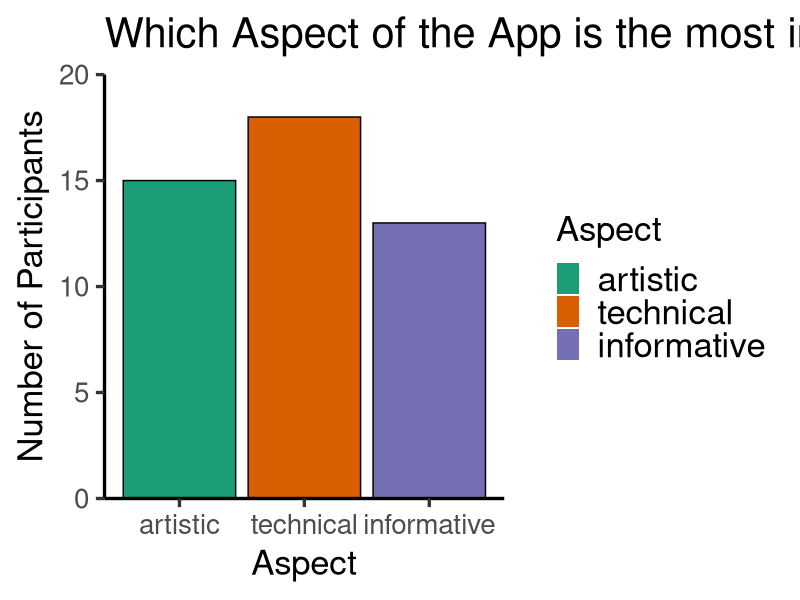
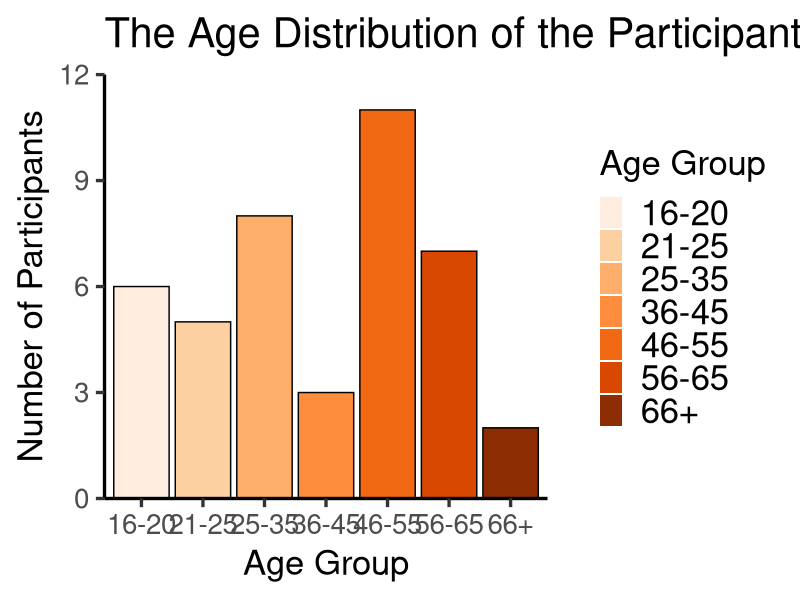
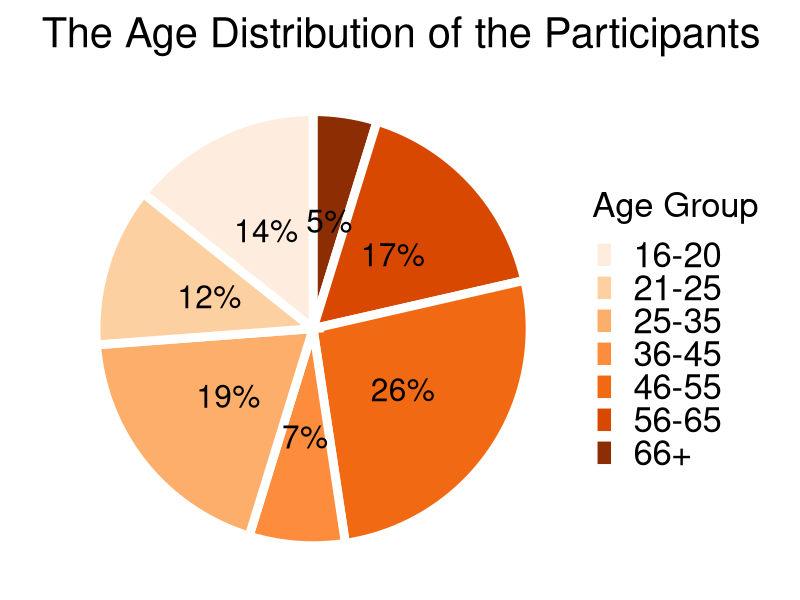
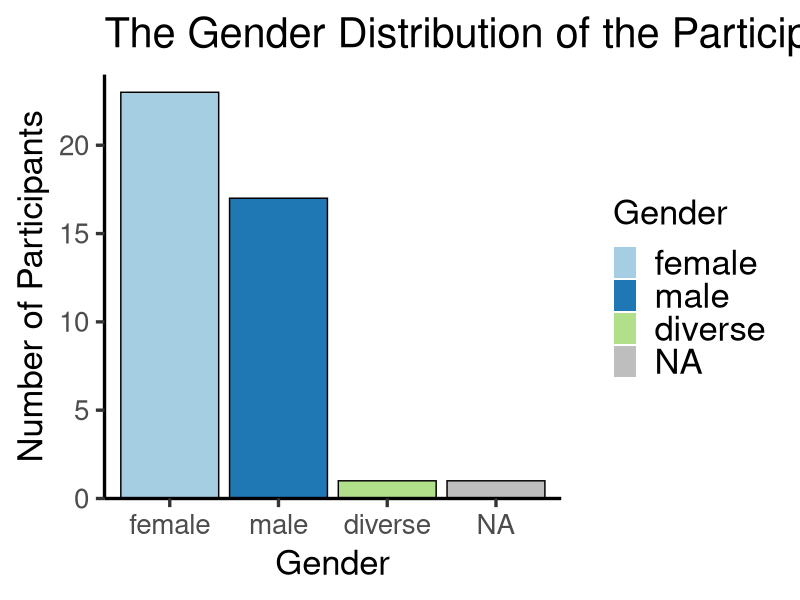
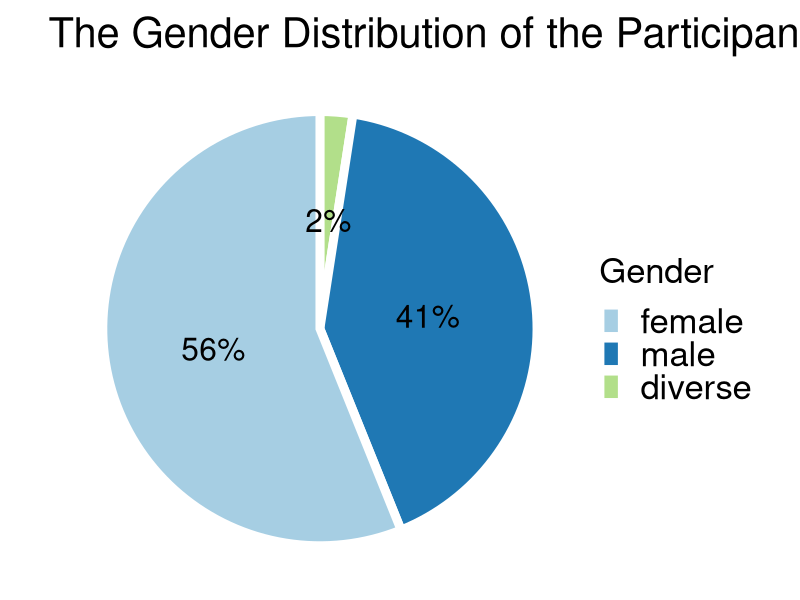
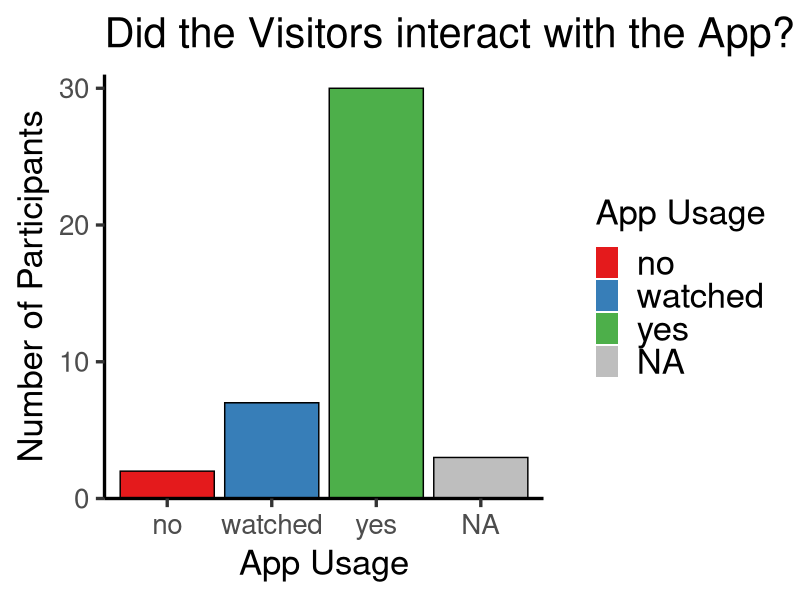
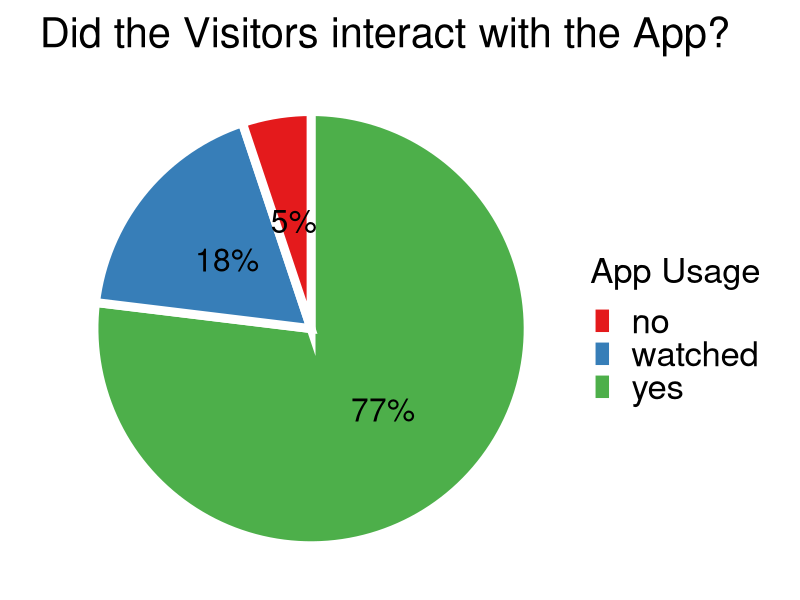
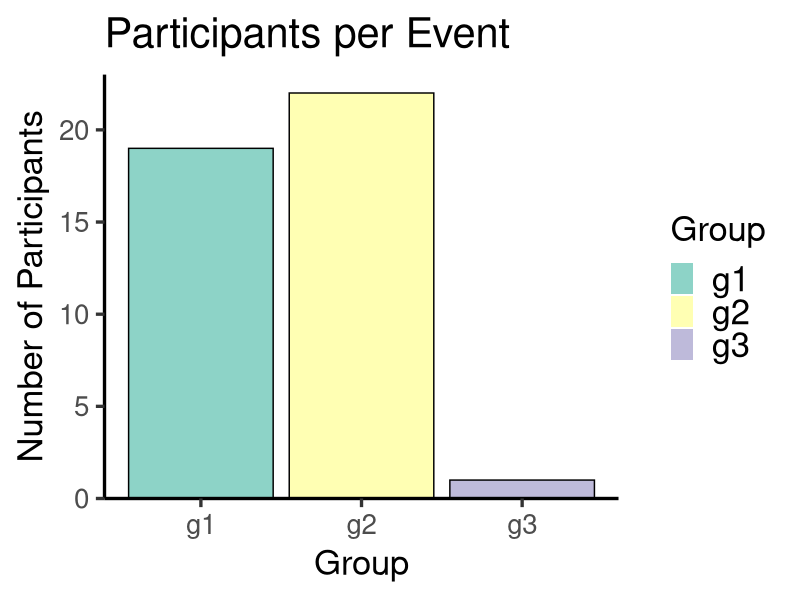

Generate these figures, in order, with R: (Note: this script raises an error after producing the figures.)
# library(forcats) #factors
library(plyr) #revalue
library(dplyr) #mutate, case_when
# library(lattice) #plotting
library(ggplot2) #plotting
library(reshape2) #melt
library(corrplot)
library(MASS) #plotr
library(nnet) #multinom
library(RColorBrewer) #more color scales
library(scales)#percent

########################################################
################# reading in data ######################
########################################################

#anglisized
#usability answers deleted with app usage no
#nr 38 deleted, too less answeres, only 4/27
#last two feedback questions deleted
#categoriezed history questions
data_orig <- read.csv(file ="data/data_cleaned.csv", 
                      na.strings = "NA")

########################################################
################# data wrangling  ######################
########################################################

#reorder gender
data_orig$a2 <- factor(data_orig$a2, levels=c("female", "male", "diverse"))
data_orig$a1 <- as.factor(data_orig$a1)
data_orig$a3 <- as.factor(data_orig$a3)

#reverse b1 and b6
b1_fac <- revalue(as.factor(data_orig$b1), c("1" = "5", "2" = "4", "3" = "3", "4" = "2", "5" = "1"))
data_orig$b1 <- as.numeric(as.character(b1_fac))
b6_fac <- revalue(as.factor(data_orig$b6), c("1" = "5", "2" = "4", "3" = "3", "4" = "2", "5" = "1"))
data_orig$b6 <- as.numeric(as.character(b6_fac))

# Paket mit %>% pipeline
# data <- data %>% mutate(q3=factor(....), q1=factor(....)) %>% mutate(x1=q1+q3) 

#extract checked aspect (multiple were possible)
data_orig <- mutate(data_orig, aspect_t=case_when(data_orig$i5 %in% c("t", "kt", "ti", "kti") ~ TRUE,
                                                         is.na(data_orig$i5) ~ NA,
                                                         TRUE ~ FALSE))
data_orig <- mutate(data_orig, aspect_a=case_when(data_orig$i5 %in% c("k", "kt", "ki", "kti") ~ TRUE,
                                                         is.na(data_orig$i5) ~ NA,
                                                         TRUE ~ FALSE))
data_orig <- mutate(data_orig, aspect_i=case_when(data_orig$i5 %in% c("i", "ti", "ki", "kti") ~ TRUE,
                                                         is.na(data_orig$i5) ~ NA,
                                                         TRUE ~ FALSE))

#extract correctness of open questions
data_orig <- mutate(data_orig, q1=factor(factor(case_when(data_orig$w7 %in% c("Fuß, Leisten", "Holzfuß", "Schuh, Leisten") ~ "correct",
                                                          data_orig$w7 %in% c("Leisten") ~ "special",
                                                          is.na(data_orig$w7) ~ NA_character_,
                                                          TRUE ~ "wrong")), levels = c("wrong", "correct", "special"), ordered=TRUE))
data_orig <- mutate(data_orig, q2=factor(factor(case_when(data_orig$w8 %in% c("Töchter", "trauernde Angehörige, Töchter", "Tochter") ~ "correct",
                                                          data_orig$w8 %in% c("Chiton, Tochter", "heiratsfähige Frau", "junge Frau, Tochter") ~ "special",
                                                          is.na(data_orig$w8) ~ NA_character_,
                                                          TRUE ~ "wrong")), levels = c("wrong", "correct", "special"), ordered=TRUE))
data_orig <- mutate(data_orig, q3=factor(factor(case_when(data_orig$w9 %in% c("Xanthippos") ~ "correct",
                                                          data_orig$w9 %in% c("Xanthippos, blondes Pferd", "Xanthos Hippos") ~ "special",
                                                          is.na(data_orig$w9) ~ NA_character_,
                                                          TRUE ~ "wrong")), levels = c("wrong", "correct", "special"), ordered=TRUE))

#extract sum of correct or better answered questions
sum_correct <- rowSums(data_orig[c("q1", "q2", "q3")] == "correct") + rowSums(data_orig[c("q1", "q2", "q3")] == "special")
sum_correct[is.na(sum_correct)] <- 0
data_orig <- mutate(data_orig, q_sum=factor(sum_correct, ordered = TRUE))
table(data_orig$q_sum)

#correct highlight question
#most people answered something even though they didn't use Info Screen
data_orig$w5[data_orig$w1==1] <- 1
data_orig$w5[data_orig$w1==2] <- 1
data_orig$w5[data_orig$w1==3] <- 1

#extract scores of question groups
integration_data <- data_orig[,(15:18)]
integration_data <- integration_data %>% rowwise() %>% mutate(Avg=mean(c(i1, i2, i3, i4), na.rm=T))
integration_score <- mean(integration_data$Avg, na.rm=T)
data_orig <- mutate(data_orig, score_i=integration_data$Avg)

usability_data <- data_orig[,(20:25)]
usability_data <- usability_data %>% rowwise() %>% mutate(Avg=mean(c(b1, b2, b3, b4, b5, b6), na.rm=T))
usability_score <- mean(usability_data$Avg, na.rm=T)
data_orig <- mutate(data_orig, score_u=usability_data$Avg)

knowledge_data <- data_orig[,(6:10)]
knowledge_data <- knowledge_data %>% rowwise() %>% mutate(Avg=mean(c(w1, w2, w3, w4, w5), na.rm=T))
knowledge_score <- mean(knowledge_data$Avg, na.rm=T)
data_orig <- mutate(data_orig, score_k=knowledge_data$Avg)

#overview of the original data
summary(data_orig)
integration_score
usability_score
knowledge_score

#extract numerical data
data_num <- subset(data_orig, select = c(-a2, -a3, -w7, -w8, -w9, -i5, -group, -aspect_t,
                                         -aspect_a, -aspect_i, -q1, -q2, -q3))
data_num$q_sum <- as.numeric(data_num$q_sum)
data_num$a1 <- case_when(data_num$a1 %in% c("16-20") ~ 18,
                                 data_num$a1 %in% c("21-25") ~ 23,
                                 data_num$a1 %in% c("25-35") ~ 30,
                                 data_num$a1 %in% c("36-45") ~ 40,
                                 data_num$a1 %in% c("46-55") ~ 50,
                                 data_num$a1 %in% c("56-65") ~ 60,
                                 data_num$a1 %in% c("66+") ~ 70)


#create ordered factors from numerical data with different abstractions
data_cut3 <- data_orig
data_cut3$a4 <- cut(data_cut3$a4, c(0,3,5), right = FALSE, labels = c("rarely or never", "often or sometimes"), ordered_result = TRUE)
data_cut3$a5 <- cut(data_cut3$a5, c(0,3,5), right = FALSE, labels = c("rarely or never", "often or sometimes"), ordered_result = TRUE)
data_cut3$w1 <- cut(data_cut3$w1, c(0,3,4,6), right = FALSE, labels = c("no", "neutral", "yes"), ordered_result = TRUE)
data_cut3$w2 <- cut(data_cut3$w2, c(0,3,4,6), right = FALSE, labels = c("no", "neutral", "yes"), ordered_result = TRUE)
data_cut3$w3 <- cut(data_cut3$w3, c(0,3,4,6), right = FALSE, labels = c("no", "neutral", "yes"), ordered_result = TRUE)
data_cut3$w4 <- cut(data_cut3$w4, c(0,3,4,6), right = FALSE, labels = c("no", "neutral", "yes"), ordered_result = TRUE)
data_cut3$w5 <- cut(data_cut3$w5, c(0,3,4,6), right = FALSE, labels = c("no", "neutral", "yes"), ordered_result = TRUE)
data_cut3$w6 <- cut(data_cut3$w6, c(0,3,4,6), right = FALSE, labels = c("no", "neutral", "yes"), ordered_result = TRUE)
data_cut3$i1 <- cut(data_cut3$i1, c(0,3,4,6), right = FALSE, labels = c("negative", "neutral", "positive"), ordered_result = TRUE)
data_cut3$i2 <- cut(data_cut3$i2, c(0,3,4,6), right = FALSE, labels = c("negative", "neutral", "positive"), ordered_result = TRUE)
data_cut3$i3 <- cut(data_cut3$i3, c(0,3,4,6), right = FALSE, labels = c("negative", "neutral", "positive"), ordered_result = TRUE)
data_cut3$i4 <- cut(data_cut3$i4, c(0,3,4,6), right = FALSE, labels = c("negative", "neutral", "positive"), ordered_result = TRUE)
data_cut3$b1 <- cut(data_cut3$b1, c(0,3,4,6), right = FALSE, labels = c("difficult", "neutral", "easy"), ordered_result = TRUE)
data_cut3$b2 <- cut(data_cut3$b2, c(0,3,4,6), right = FALSE, labels = c("difficult", "neutral", "easy"), ordered_result = TRUE)
data_cut3$b3 <- cut(data_cut3$b3, c(0,3,4,6), right = FALSE, labels = c("difficult", "neutral", "easy"), ordered_result = TRUE)
data_cut3$b4 <- cut(data_cut3$b4, c(0,3,4,6), right = FALSE, labels = c("difficult", "neutral", "easy"), ordered_result = TRUE)
data_cut3$b5 <- cut(data_cut3$b5, c(0,3,4,6), right = FALSE, labels = c("difficult", "neutral", "easy"), ordered_result = TRUE)
data_cut3$b6 <- cut(data_cut3$b6, c(0,3,4,6), right = FALSE, labels = c("difficult", "neutral", "easy"), ordered_result = TRUE)
summary(data_cut3)


data_cut5 <- data_orig
data_cut5$a4 <- cut(data_cut5$a4, c(0,2,3,4,5), right = FALSE, labels = c("never", "rarely", "sometimes", "often"), ordered_result = TRUE)
data_cut5$a5 <- cut(data_cut5$a5, c(0,2,3,4,5), right = FALSE, labels = c("never", "rarely", "sometimes", "often"), ordered_result = TRUE)
data_cut5$w1 <- cut(data_cut5$w1, c(0,2,3,4,5,6), right = FALSE, labels = c("no", "not_really", "neutral", "rather_yes", "yes"), ordered_result = TRUE)
data_cut5$w2 <- cut(data_cut5$w2, c(0,2,3,4,5,6), right = FALSE, labels = c("no", "not_really", "neutral", "rather_yes", "yes"), ordered_result = TRUE)
data_cut5$w3 <- cut(data_cut5$w3, c(0,2,3,4,5,6), right = FALSE, labels = c("no", "not_really", "neutral", "rather_yes", "yes"), ordered_result = TRUE)
data_cut5$w4 <- cut(data_cut5$w4, c(0,2,3,4,5,6), right = FALSE, labels = c("no", "not_really", "neutral", "rather_yes", "yes"), ordered_result = TRUE)
data_cut5$w5 <- cut(data_cut5$w5, c(0,2,3,4,5,6), right = FALSE, labels = c("no", "not_really", "neutral", "rather_yes", "yes"), ordered_result = TRUE)
data_cut5$w6 <- cut(data_cut5$w6, c(0,2,3,4,5,6), right = FALSE, labels = c("no", "not_really", "neutral", "rather_yes", "yes"), ordered_result = TRUE)
data_cut5$i1 <- cut(data_cut5$i1, c(0,2,3,4,5,6), right = FALSE, labels = c("negative", "rather_negative", "neutral", "rather_positive", "positive"), ordered_result = TRUE)
data_cut5$i2 <- cut(data_cut5$i2, c(0,2,3,4,5,6), right = FALSE, labels = c("negative", "rather_negative", "neutral", "rather_positive", "positive"), ordered_result = TRUE)
data_cut5$i3 <- cut(data_cut5$i3, c(0,2,3,4,5,6), right = FALSE, labels = c("negative", "rather_negative", "neutral", "rather_positive", "positive"), ordered_result = TRUE)
data_cut5$i4 <- cut(data_cut5$i4, c(0,2,3,4,5,6), right = FALSE, labels = c("negative", "rather_negative", "neutral", "rather_positive", "positive"), ordered_result = TRUE)
data_cut5$b1 <- cut(data_cut5$b1, c(0,2,3,4,5,6), right = FALSE, labels = c("difficult", "rather_difficult", "neutral", "rather_easy", "easy"), ordered_result = TRUE)
data_cut5$b2 <- cut(data_cut5$b2, c(0,2,3,4,5,6), right = FALSE, labels = c("difficult", "rather_difficult", "neutral", "rather_easy", "easy"), ordered_result = TRUE)
data_cut5$b3 <- cut(data_cut5$b3, c(0,2,3,4,5,6), right = FALSE, labels = c("difficult", "rather_difficult", "neutral", "rather_easy", "easy"), ordered_result = TRUE)
data_cut5$b4 <- cut(data_cut5$b4, c(0,2,3,4,5,6), right = FALSE, labels = c("difficult", "rather_difficult", "neutral", "rather_easy", "easy"), ordered_result = TRUE)
data_cut5$b5 <- cut(data_cut5$b5, c(0,2,3,4,5,6), right = FALSE, labels = c("difficult", "rather_difficult", "neutral", "rather_easy", "easy"), ordered_result = TRUE)
data_cut5$b6 <- cut(data_cut5$b6, c(0,2,3,4,5,6), right = FALSE, labels = c("difficult", "rather_difficult", "neutral", "rather_easy", "easy"), ordered_result = TRUE)
summary(data_cut5)

age_ordered <- factor(data_cut5$a1, ordered = TRUE, levels = levels(data_cut5$a1))
summary(age_ordered)
mode(age_ordered)
quantile(age_ordered, 0.25, type=1)
quantile(age_ordered, 0.5, type=1)
quantile(age_ordered, 0.75, type=1)
IQR(age_ordered)

#extract count of votes per aspect
aspect_a <- table(data_orig$aspect_a)["TRUE"]
aspect_t <- table(data_orig$aspect_t)["TRUE"]
aspect_i <- table(data_orig$aspect_i)["TRUE"]
aspect_data <- data.frame(
  aspect = factor(c("artistic","technical", "informative"),
                  levels=c("artistic","technical", "informative")),
  aspect_count = c(aspect_a, aspect_t, aspect_i)
)
summary(aspect_data)
print(aspect_data)

################################################
################# Functions ####################
################################################

#plot a multiple factors as separate barplot and piechart
plot_simple <- function(data, indices, longnames, titles, legend_names, palette) {
  for (i in seq(length(indices))) {
    idx <- indices[i]
    #barplot
    ggplot(data, aes(x=data[,idx], fill = data[,idx])) +
      scale_y_continuous(expand = c(0,0), limits = c(0, range(table(data[,idx]))[2]+1)) +
      geom_bar() +
      geom_bar(color="black", show.legend = FALSE) +
      theme_classic(base_size = img_size) +
      theme(legend.text=element_text(size=rel(1))) +
      xlab(longnames[idx]) +
      ylab("Number of Participants") +
      ggtitle(titles[i]) +
      scale_fill_brewer(name = legend_names[i], na.value="grey",
                        drop = FALSE, palette = palette[i]) +
      scale_x_discrete(drop=FALSE)
    ggsave(paste0(img_path, "dataplot_", idx, "_", longnames[idx], ".png"),
           width = img_width, height = img_height, dpi = img_dpi)
    
    #pie chart
    df<-data.frame(table(data[,idx]))
    df <- df %>%  mutate(prop = Freq / sum(Freq) * 100)
    df <- df %>%  mutate(prop_perc = percent(prop/100, 1))
    df <- df %>%  arrange(desc(Var1)) %>% mutate(ypos = cumsum(prop) - 0.5*prop)
    df <- df %>%  mutate(al = ifelse(prop == 0, 0, 1))
    ggplot(df, aes(x="",y=prop,fill=Var1)) +
      geom_bar(width = 1, stat="identity", color = "white", size = 3) +
      coord_polar("y", start=0) +
      theme_void(base_size = img_size) +
      theme(legend.text=element_text(size=rel(1))) +
      geom_text(aes(y = ypos, label = prop_perc), color = "black", size = img_textsize) +
      xlab(longnames[idx]) +
      ylab("Number of Participants") +
      ggtitle(titles[i]) +
      scale_fill_brewer(name = legend_names[i], na.value="grey",
                        drop = FALSE, palette = palette[i])
    ggsave(paste0(img_path, "piechart_", idx, "_", longnames[idx], ".png"),
           width = img_width, height = img_height, dpi = img_dpi)
  }
}

#plots multiple factors in one plot with separate side by side bars per level
plot_multiple <- function(data, col_names_vec, filename, legend_name, sort_vec, ...) {
  # get data as table
  data_table <- table(col(data), as.matrix(data), exclude=NULL)
  # combine them into a data frame
  data_frame <- data.frame(cbind(data_table), col_names_vec)
  data_frame <- data_frame[,sort_vec]
  print(data_frame)
  # melt the data frame for plotting
  data_frame_m <- melt(data_frame, id.vars='col_names_vec')
  data_frame_m$col_names_vec <- factor(data_frame_m$col_names_vec, levels = col_names_vec)
  data_frame_m$variable <- factor(data_frame_m$variable, levels=c(levels(data[,1]), c("NA")))
  # plot the data
  ggplot(data_frame_m, aes(x = col_names_vec, y = value)) +   
    scale_y_continuous(expand = c(0,0), limits = c(0, range(data_table)[2]+1)) +
    geom_bar(aes(fill = variable), position = "dodge", stat="identity") +
    geom_bar(aes(fill = variable), position = "dodge", stat="identity", color="black", show.legend = FALSE) +
    theme_classic(base_size=img_size) +
    labs(...) +
    theme(legend.text=element_text(size=rel(1))) +
    scale_fill_viridis_d(na.value="grey", name=legend_name)
  ggsave(paste0(img_path, filename, ".png"),
         width=img_width, height=img_height, dpi=img_dpi)
}

#plots two factors against each other normalizing the columns
plot_dependent_bar_fill <- function(data, i, j, legend_name, palette, ...){
  if(palette == "Viridis"){
    ggplot(data) +
      geom_bar(aes(x=data[,i], fill=data[,j]), position = "fill") +
      geom_bar(aes(x=data[,i], fill=data[,j]), position = "fill", color="black", show.legend = FALSE) +
      theme_classic(base_size = img_size) +
      labs(...) +
      theme(legend.text=element_text(size=rel(1))) +
      scale_y_continuous(labels=scales::percent_format(accuracy = 1), breaks = c(0, 0.25, 0.5, 0.75, 1)) +
      scale_fill_viridis_d(name=legend_name, na.value="grey", drop = FALSE)
  } else {
    ggplot(data) +
      geom_bar(aes(x=data[,i], fill=data[,j]), position = "fill") +
      geom_bar(aes(x=data[,i], fill=data[,j]), position = "fill", color="black", show.legend = FALSE) +
      theme_classic(base_size = img_size) +
      theme(legend.text=element_text(size=rel(1))) +
      labs(...) +
      scale_y_continuous(labels=scales::percent_format(accuracy = 1), breaks = c(0, 0.25, 0.5, 0.75, 1), expand=c(0,0)) +
      scale_fill_brewer(palette = palette, name=legend_name, na.value="grey", drop = FALSE)
  }
  ggsave(paste0(img_path, "testplot_", i, "_", j, "_fill.png"), width = img_width, height = img_height, dpi = img_dpi)
}

#plots two factors against each other stacking the columns
plot_dependent_bar_stack <- function(data, i, j, legend_name, palette, ...){
  if(palette == "Viridis") {
    ggplot(data) +
      scale_y_continuous(expand = c(0,0), limits = c(0, range(table(data[,i]))[2]+1)) +
      geom_bar(aes(x=data[,i], fill=data[,j]), position = "stack") +
      geom_bar(aes(x=data[,i], fill=data[,j]), position = "stack", color="black", show.legend = FALSE) +
      theme_classic(base_size = img_size) +
      labs(...) +
      scale_fill_viridis_d(name = legend_name, na.value="grey", drop = FALSE)
  } else {
    ggplot(data) +
      scale_y_continuous(expand = c(0,0), limits = c(0, range(table(data[,i]))[2]+1)) +
      geom_bar(aes(x=data[,i], fill=data[,j]), position = "stack") +
      geom_bar(aes(x=data[,i], fill=data[,j]), position = "stack", color="black", show.legend = FALSE) +
      theme_classic(base_size = img_size) +
      labs(...) +
      scale_fill_brewer(palette = palette, name = legend_name, na.value="grey", drop = FALSE)
  }
  ggsave(paste0(img_path, "testplot_", i, "_", j, "_stack.png"), width = img_width, height = img_height, dpi = img_dpi)
}

#produces a boxplot
plot_dependent_box <- function(data1, data2, i, j, legend_name, palette, ...){
  df<-data.frame(data1[,i])
  df <- df %>%  mutate(d2 = data2[,j])
  ggplot(df, aes(x=df[,1], y=df[,2])) +
    scale_y_continuous(expand = c(0,0), limits = c(0,5.5)) +
    geom_boxplot(outlier.colour="red", outlier.shape=8, outlier.size=4, aes(fill=df[,1])) +
    geom_jitter(shape=16, width = 0.15, height = 0.05, size = 2) +
    stat_summary(fun.y=mean, geom="point", shape=4, size=4) +
    scale_fill_brewer(palette = palette, name = legend_name) +
    theme_classic(base_size = img_size) +
    #theme(legend.position="bottom") +
    theme(legend.text=element_text(size=rel(0.9))) +
    labs(...)
  ggsave(paste0(img_path, "boxplot_", i, "_", j, ".png"),
         width = img_width, height = img_height, dpi = img_dpi)
}

################################################
################# Globals ######################
################################################

longnames <- c("Age Group", "Gender", "App Usage", "Mobile Device Usage", "Drawing Frequency",
               "Used\nInfoscreen", "Read\nObject Panel", "Motivation",
               "Text Length\nAppropriateness", "Noticed\nHighlights", "Background\nKnowledge",
               "Last Question", "Daughter Question", "Name Question",
               "Enhancment", "Integration", "Would Use Again",
               "Request for more Digital Apps", "Aspect Combination",
               "General Difficulty", "Help Usefull", "Color Selection Difficulty",
               "Drawing Process Difficulty", "Artistic Freedom", "Creativity", "Group",
               "Technical Aspect", "Artistic Aspect", "Informative Aspect",
               "Answer Correctness", "Answer Correctness", "Answer Correctness",
               "Number of correct or better answers",
               "Integration Score", "Usability Score", "Knowledge Score")

img_size <- 25
img_linesize <- 2
img_pointsize <- 7
img_textsize <- 8
img_width <- 10
img_height <- 7
img_dpi <- 300
img_path <- "plots/Survey1/"

################# plots ######################
#plot basic variables a1, a2, a3, group, q1, q2, q3, q_sum
indices_basic <- c(1,2,3,26,30,31,32,33)
legend_names_basic <- c("Age Group", "Gender", "App Usage", "Group",
                        "Level of\nCorrectness", "Level of\nCorrectness", "Level of\nCorrectness",
                        "Correct Answers\nCount")
titles_basic <- c("The Age Distribution of the Participants",
                  "The Gender Distribution of the Participants",
                  "Did the Visitors interact with the App?",
                  "Participants per Event",
                  "What is the man holding? A Last.",
                  "Who are the two smaller figures? His Daughters.",
                  "What is the name of the man? Xanthippos.",
                  "Overall score in the historic questions")
palette_basic <- c("Oranges","Paired","Set1","Set3","Spectral","Spectral","Spectral","RdPu")
plot_simple(data_orig, indices_basic, longnames, titles_basic, legend_names_basic, palette_basic)

#plot general questions a4, a5
indices_general <- c(4,5)
legend_names_general <- c("Mobile Device Usage", "Drawing Frequency")
titles_general <- c("Mobile Device Usage among the Participants",
                    "Drawing Frequency among the Participants")
palette_general <- c("GnBu", "GnBu")
plot_simple(data_cut5, indices_general, longnames, titles_general, legend_names_general, palette_general)

#plot aspect frequency
ggplot(data=aspect_data, aes(x=aspect, y=aspect_count, fill=aspect)) +
  scale_y_continuous(expand = c(0,0), limits = c(0, range(aspect_data$aspect_count)[2] + 2)) +
  geom_bar(stat="identity") +
  geom_bar(stat="identity", color="black", show.legend = FALSE) +
  theme_classic(base_size=img_size) +
  theme(legend.text=element_text(size=rel(1))) +
  labs(x="Aspect", 
       y="Number of Participants",
       title="Which Aspect of the App is the most intriguing?")+#,
       #subtitle="(multiple answeres were possible)") +
  scale_fill_brewer(name = "Aspect", na.value="grey", palette="Dark2")
ggsave(paste0(img_path, "dataplot_aspect_data.png"), width=img_width, height=img_height, dpi=img_dpi)

#plot integration questions
col_names_vec = c("Enrichment","Integration","Use again", "More digital Apps")
legend_name = "Integration\nFeedback"
x="Answers to Integration Questions"
y="Number of Participants"
title="Summary of all Questions regarding Integration"

integration_data <- data_cut3[,(15:18)]
plot_multiple(data = integration_data, col_names_vec, "dataplot_integration_questions_cut3.png",
              legend_name, c(1,2,3,4,5), x=x, y=y, title=title)

integration_data <- data_cut5[,(15:18)]
plot_multiple(data = integration_data, col_names_vec, "dataplot_integration_questions_cut5.png",
              legend_name, c(1,4,2,5,3,6,7), x=x, y=y, title=title)

#plot usability questions
col_names_vec = c("Operation","Help","Color\nSelection", "Tools", "Artistic\nfreedom", "Creativity")
legend_name = "Usability\nFeedback"
x="Answers to Usability Questions"
y="Number of Participants"
title="Summary of all Questions regarding Usability"

usability_data <- data_cut3[,(20:25)]
plot_multiple(data = usability_data, col_names_vec, "dataplot_usability_questions_cut3.png",
              legend_name, c(4,1,3,2,5), x=x, y=y, title=title)

usability_data <- data_cut5[,(20:25)]
plot_multiple(data = usability_data, col_names_vec, "dataplot_usability_questions_cut5.png",
              legend_name, c(1,4,3,5,2,6,7), x=x, y=y, title=title)

#plot historic questions
legend_name = "Question\nCorrectness"
x="Answers to Historic Questions"
y="Number of Participants"
title="Summary of all Historic Questions"
plot_multiple(data = data_orig[,(30:32)], longnames[12:14], "dataplot_historic_questions.png",
              legend_name, c(3,1,2,4,5), x=x, y=y, title=title)

#plot knowledge related questions
col_names_vec = longnames[6:11]
legend_name = "Answer"
x="Answers to Knowledge Transfer Questions"
y="Number of Participants"
title="Summary of all Questions regarding Knowledge Transfer"

knowledge_data <- data_cut3[,(6:11)]
plot_multiple(data = knowledge_data, col_names_vec, "dataplot_knowledge_questions_cut3.png",
              legend_name, c(1,2,3,4,5), x=x, y=y, title=title)

knowledge_data <- data_cut5[,(6:11)]
plot_multiple(data = knowledge_data, col_names_vec, "dataplot_knowledge_questions_cut5.png",
              legend_name, c(1,2,3,4,5,6,7), x=x, y=y, title=title)

################# find dependencies ####################
# Compute correlation coefficient
cor.test(data_num$a5,data_num$i3, method = "kendall", use = "pair")
cor.test(data_num$a1,data_num$b5, method = "kendall", use = "pair")
cor.test(data_num$a1,data_num$b1, method = "kendall", use = "pair")
cor.test(data_num$a4,data_num$score_i, method = "spearman", use = "pair")
cor.test(data_num$a4,data_num$score_u, method = "kendall", use = "pair")
cor.test(data_num$a4,data_num$score_k, method = "spearman", use = "pair")
testcor <- cor(data_num, method = "kendall", use = "pair")
corp <- cor.mtest(testcor, conf.level=0.99)
png(paste0(img_path, "corrplot.png"), width=3000, height=3000, pointsize=90)
corrplot(testcor, p.mat=corp$p, method="color", type="upper", addgrid.col = "black",
         insig="blank", title="Correlation between the numerical variables",
         tl.col="black", diag=FALSE, mar=c(0,0,1,0), cl.pos = "n",
         addCoef.col = "black", number.cex = 0.25)
dev.off()

d <- data_cut3[data_cut3$w1=="yes",]
d <- d[!is.na(d$w1),]
summary(d)

#plot factor vs factor

#17=i3 (use again)
#20=b1 (operation)
#23=b4 (drawing process dificulty)
#24=b5 (artistic freedom)
#25=b6 (creativity)
#33=q_sum

idx_a <- c(1,1,4,4,4,4,4,5,5,5,6,7,11)
idx_b <- c(20,23,20,23,1,2,5,17,24,25,33,33,33)
palette <- c("Viridis","Viridis","Viridis","Viridis","Oranges","Paired", "GnBu", "Viridis",
             "Viridis", "Viridis", "RdPu", "RdPu", "RdPu")
for (i in 1:length(idx_a)){
  plot_dependent_bar_stack(data_cut5, idx_a[i], idx_b[i], longnames[idx_b[i]],
                           x = longnames[idx_a[i]], y = "Number of Participants",
                           title = paste0(longnames[idx_a[i]], " vs. ", longnames[idx_b[i]]),
                           palette = palette[i])
  plot_dependent_bar_fill(data_cut5, idx_a[i], idx_b[i], longnames[idx_b[i]],
                          x = longnames[idx_a[i]], y = "Number of Participants (norm.)",
                          title = paste0(longnames[idx_a[i]], " vs. ", longnames[idx_b[i]]),
                          palette = palette[i])
}

#plot factor vs score 
plot_dependent_box(data1=data_cut5, data2=data_num, i=1, j=18, legend_name=longnames[24],
                   palette = "Oranges", x=longnames[1],y=longnames[24],
                   title="Correlation of age and artistic fulfillment",
                   subtitle="Kendall's tau: -0.363, p-value: 0.0118")
plot_dependent_box(data1=data_cut5, data2=data_cut5, i=4, j=34, legend_name=longnames[34],
                   palette = "GnBu", x=longnames[4],y=longnames[34],
                   title="Mobile device usage and integration",
                   subtitle="Spearman's rho: 0.3144, p-value: 0.0426")
plot_dependent_box(data1=data_cut5, data2=data_cut5, i=4, j=36, legend_name=longnames[36],
                   palette = "GnBu", x=longnames[4],y=longnames[36],
                   title="Mobile device usage and knowledge",
                   subtitle="Spearman's rho: -0.378, p-value: 0.0162")

#plot interesting ones again in nice
plot_dependent_bar_stack(data_cut5, 6, 33, "Correct Answers\nCount",
                         x = longnames[6], y = "Number of Participants",
                         title = "Relation between using the Infoscreen\nand the number of correct or better answers",
                         subtitle = "correlat.: 0.11, p-value: 0.09225, not significant",
                         palette = "RdPu")
plot_dependent_bar_stack(data_cut5, 7, 33, "Correct Answers\nCount",
                         x = longnames[7], y = "Number of Participants",
                         title = "Relation between reading the Panel\nand the number of correct or better answers",
                         subtitle = "correlat.: 0.32, p-value: 0.01338, significant",
                         palette = "RdPu")
plot_dependent_bar_stack(data_cut5, 11, 33, "Correct Answers\nCount",
                         x = longnames[11], y = "Number of Participants",
                         title = "Relation between prior knowledge\nand the number of correct or better answers",
                         subtitle = "Kendall-Correlation Coefficient: 0.36",
                         palette = "RdPu")
plot_dependent_bar_fill(data_cut5, 5, 17, "Would\nUse Again",
                        x = longnames[5], y = "Number of Participants (norm.)",
                        title = "Relation between Drawing Frequency\nand would use again",
                        subtitle = "Kendall's tau: -0.32, p-value: 0.0238",
                        palette = "Viridis")

################# testing ####################
#p-value correction bei multiple testing through bonferroni korrektur (0.05 / number of tests)
#chisq.test for two factors (compute table before)
#t.test for numerical data
#aov(data, bla~blub) for factor-number combination

test1 <- t.test(x=data_num$i3, y=data_num$a5)
print(test1)
if(test1$p.value < 0.05/3) {
  print("i3 and a5 statistically significant")
}

test2 <- chisq.test(table(data_cut5$q_sum, data_cut5$w1))
print(test2)
if(test2$p.value < 0.05/3) {
  print("q_sum and w1 statistically significant")
}

test3 <- chisq.test(table(data_cut5$q_sum, data_cut5$w2))
print(test3)
if(test3$p.value < 0.05/3) {
  print("q_sum and w2 statistically significant")
}

# Regression, achtung logarithmisch und unsymmetrisch
# glm for numerical data
# polr for ordered factors
# multinom for normal factors

glm(i3 ~ a5, data = data_num)
polr(q_sum ~ w2, data = data_cut5)
